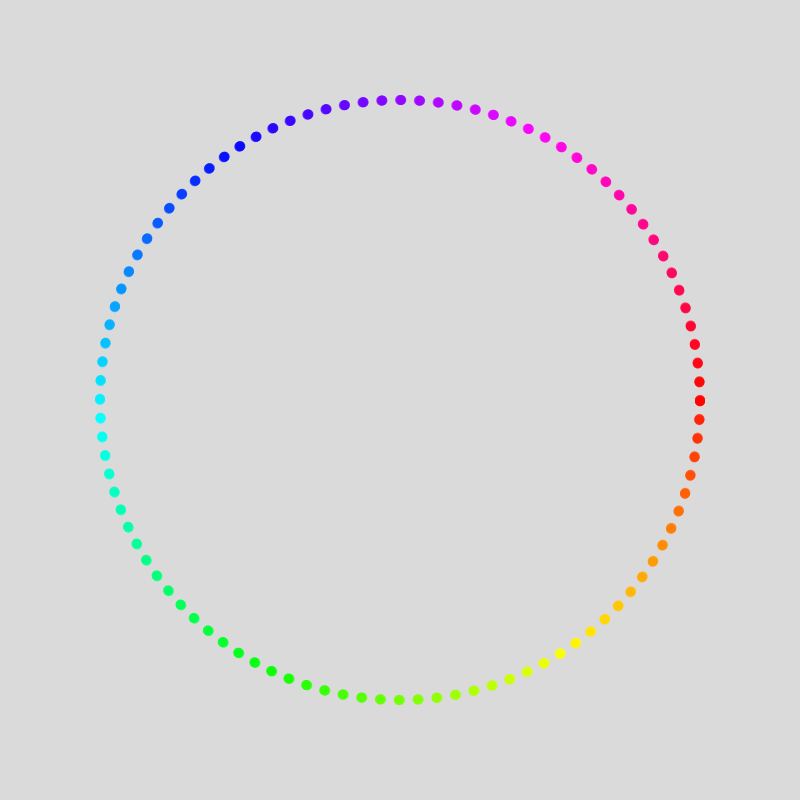
Frame 1 (no input)
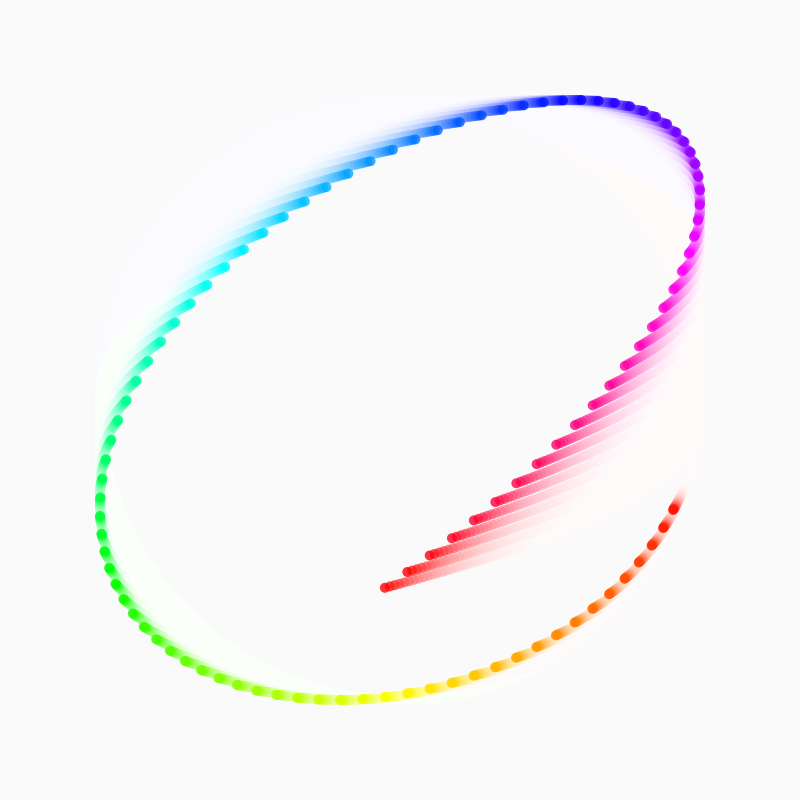
Frame 60 (the mouse pressed at the canvas centre just before this capture)
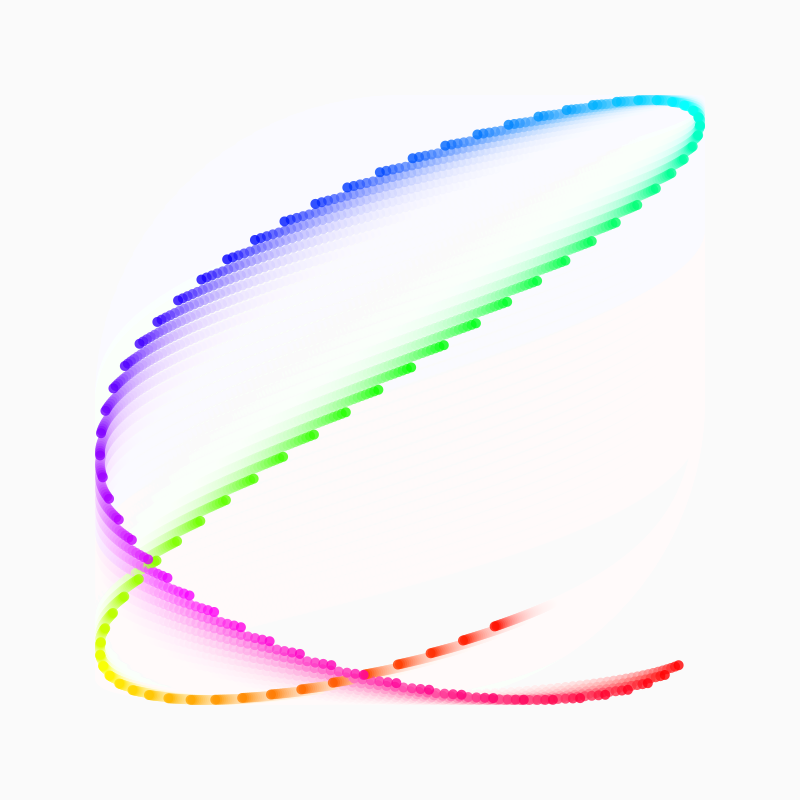
Frame 120 (the mouse held since frame 60 and released just before this capture)

The Processing sketch that drew these frames (run headless with seeded random() and noise(); from frame 60 on, the mouse is pressed at the canvas centre):

// Processing sketch: Tweet20190818
// ── Tweet20190818.pde
float i,r,a,t=0;
void setup(){size(800,800);colorMode(HSB,1);noStroke();}
void draw(){scale(100);for(i=0;++i<4;){fill(1,.1);square(0,0,8);for(r=0;r<1;a=r*2*PI+t,fill(r+=.01,1,1,.8),circle(4+3*cos((4-3*cos(t))*a),4+3*sin((4-3*cos(t/2))*a),.1));t+=.002;}}
